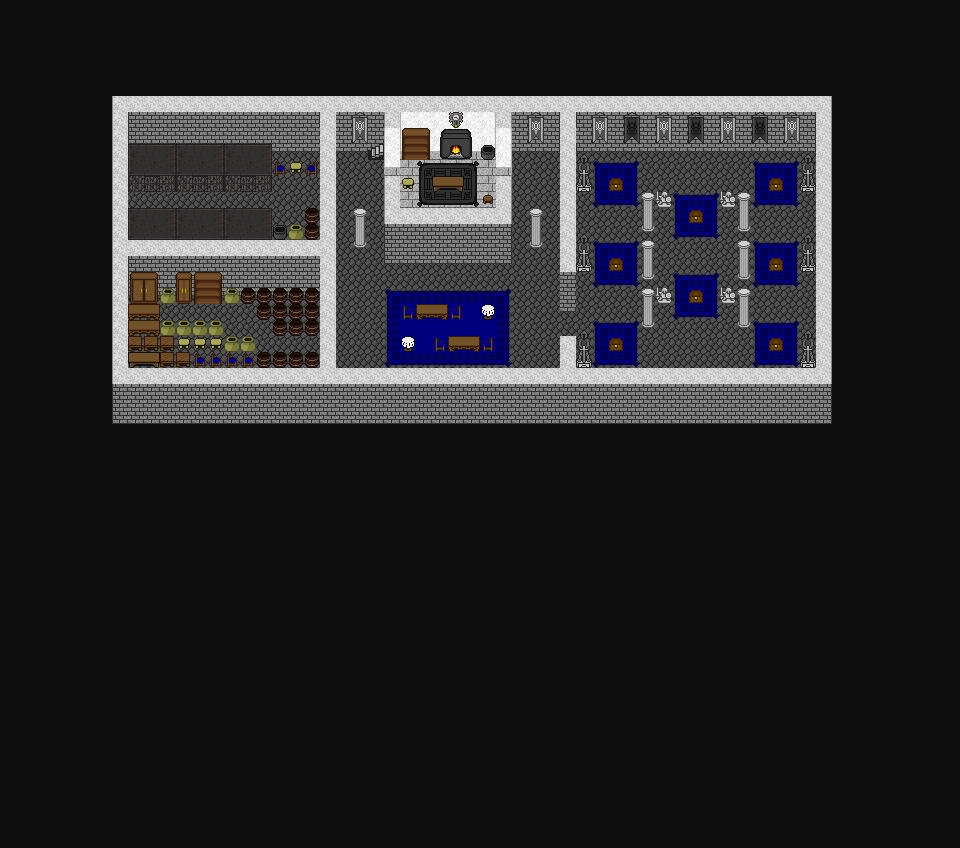

The image is a tile-based game level rendered from a .tmx file. Its description and source (layers, tilesets, objects; grid data summarised) follow:
An orthogonal 60x53 tile map with 16x16 px tiles, 4 tile layers (map, bmap, fmap, shadows), 1 hidden layer not drawn, 4 tilesets and 22 objects (12x zone, 9x marker, bounds).

<map version="1.10" tiledversion="1.10.2" orientation="orthogonal" renderorder="right-down" width="60" height="53" tilewidth="16" tileheight="16" infinite="0" backgroundcolor="#0e0e0e" nextlayerid="10" nextobjectid="46">
 <properties>
  <property name="can_save" value="1" />
  <property name="can_warp" value="1" />
  <property name="description" value="Sunarin Tower" />
  <property name="map_mode" value="0" />
  <property name="map_no" value="36" />
  <property name="pdiv" value="1" />
  <property name="pmult" value="1" />
  <property name="song_file" value="grseed.s3m" />
  <property name="stx" value="24" />
  <property name="sty" value="45" />
  <property name="tileset" value="7" />
  <property name="use_sstone" value="0" />
  <property name="warpx" value="268" />
  <property name="warpy" value="12" />
  <property name="zero_zone" value="0" />
 </properties>
 <tileset firstgid="1" source="fortress.tsx" />
 <tileset firstgid="321" source="entities.tsx" />
 <tileset firstgid="1293" source="misc.tsx" />
 <tileset firstgid="1593" source="obstacles.tsx" />
 <layer id="1" name="map" width="60" height="53">
  <data>[3180 cells, 807 non-empty, 46 distinct tile ids]</data>
 </layer>
 <layer id="2" name="bmap" width="60" height="53">
  <data>[3180 cells, 108 non-empty, 30 distinct tile ids]</data>
 </layer>
 <objectgroup color="#ff00ff" id="3" name="entities" />
 <layer id="4" name="fmap" width="60" height="53">
  <data>[3180 cells, 383 non-empty, 27 distinct tile ids]</data>
 </layer>
 <layer id="5" name="shadows" width="60" height="53" opacity="0.5">
  <data>[3180 cells, 0 non-empty, 0 distinct tile ids]</data>
 </layer>
 <layer id="6" name="obstacles" width="60" height="53" visible="0" opacity="0.5">
  <data>[3180 cells, 239 non-empty, 3 distinct tile ids]</data>
 </layer>
 <objectgroup color="#008000" id="7" name="zones">
  <object id="12" name="1" type="zone" x="128" y="160" width="16" height="16" />
  <object id="14" name="3" type="zone" x="448" y="144" width="16" height="16" />
  <object id="16" name="5" type="zone" x="368" y="144" width="16" height="16" />
  <object id="30" name="4" type="zone" x="688" y="400" width="16" height="16" />
  <object id="31" name="8" type="zone" x="608" y="176" width="16" height="16" />
  <object id="32" name="9" type="zone" x="608" y="256" width="16" height="16" />
  <object id="33" name="10" type="zone" x="608" y="336" width="16" height="16" />
  <object id="34" name="11" type="zone" x="688" y="208" width="16" height="16" />
  <object id="35" name="12" type="zone" x="688" y="288" width="16" height="16" />
  <object id="36" name="13" type="zone" x="768" y="176" width="16" height="16" />
  <object id="37" name="14" type="zone" x="768" y="256" width="16" height="16" />
  <object id="38" name="15" type="zone" x="768" y="336" width="16" height="16" />
 </objectgroup>
 <objectgroup color="#ffff00" id="8" name="markers">
  <object id="17" name="entrance" type="marker" x="128" y="160" width="16" height="16" />
  <object id="19" name="treasure1" type="marker" x="608" y="176" width="16" height="16" />
  <object id="39" name="treasure2" type="marker" x="608" y="256" width="16" height="16" />
  <object id="40" name="treasure3" type="marker" x="608" y="336" width="16" height="16" />
  <object id="41" name="treasure5" type="marker" x="688" y="288" width="16" height="16" />
  <object id="42" name="treasure4" type="marker" x="688" y="208" width="16" height="16" />
  <object id="43" name="treasure6" type="marker" x="768" y="176" width="16" height="16" />
  <object id="44" name="treasure7" type="marker" x="768" y="256" width="16" height="16" />
  <object id="45" name="treasure8" type="marker" x="768" y="336" width="16" height="16" />
 </objectgroup>
 <objectgroup color="#0000ff" id="9" name="bounds" visible="0">
  <object id="20" name="bounds" type="bounds" x="112" y="96" width="720" height="640">
   <properties>
    <property name="btile" value="0" />
   </properties>
  </object>
 </objectgroup>
</map>
